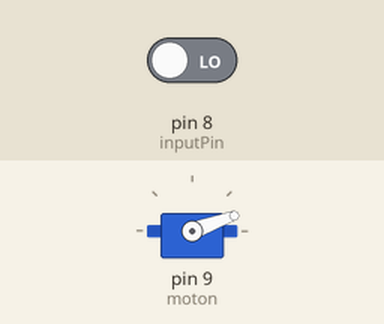
Bench run of a sketch on a simulated Arduino Uno, built with avr-gcc and run on an emulated ATmega328P. Shown: servo. The inputs (shaded band) are chosen by the test bench; at power-on: pin 8 (inputPin) LOW.

Above: at 1.8 s.
1.9 s: pin 8 (inputPin) driven HIGH
At 2.4 s:
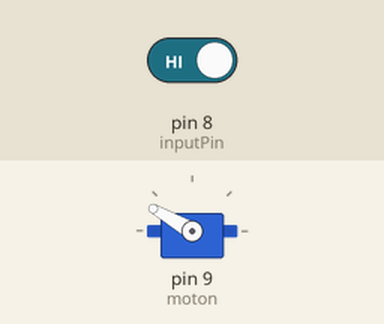
4.9 s: pin 8 (inputPin) driven LOW
At 6.0 s:
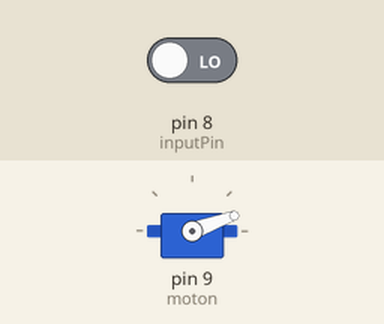
Timing chart, 0 to 7.9 s (numbered marks = the images above; inputs shaded):
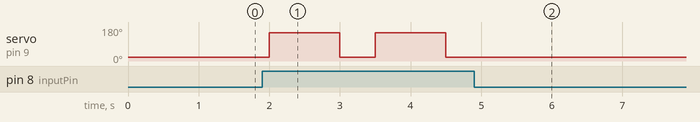

Measured:
- after the input at 1.9 s, servo on pin 9 (moton): alternates 150° for 1.0 s and 20° for 0.50 s, starting after 0.10 s
- after the input at 4.9 s, servo on pin 9 (moton): stops changing and stays 20°

The sketch:

servo.ino
```cpp
#include <Servo.h>

Servo moton;
int inputPin = 8;      // กำหนดหมายเลขของ pin ที่เชื่อมกับ STM32L152RB
int val = 0;           // ตัวแปรสำหรับเก็บค่าที่ได้อ่านจาก pin
int direction = HIGH;  // ตัวแปรสำหรับกำหนดทิศทางการหมุนของมอเตอร์

void setup() {
  moton.attach(9);
  pinMode(inputPin, INPUT);    // กำหนดให้ pin ที่ต่อกับ STM32L152RB เป็นขาในโหมดอินพุต
}

    void loop() {
         val = digitalRead(inputPin); // อ่านค่าจาก pin ที่ต่อกับ STM32L152RB
         if (val == HIGH){            // ถ้าได้อ่านค่า High
            moton.write(150);          // หมุนมอเตอร์
            delay(500);
            direction = !direction;
         }
         if (direction == HIGH){      // ปรับทิศทางการหมุน
             moton.write(20);
             delay(500);
         }
         else{                        // ถ้าได้อ่านค่า Low
             moton.write(0);            // หยุดหมุนมอเตอร์
        }
 }
```
